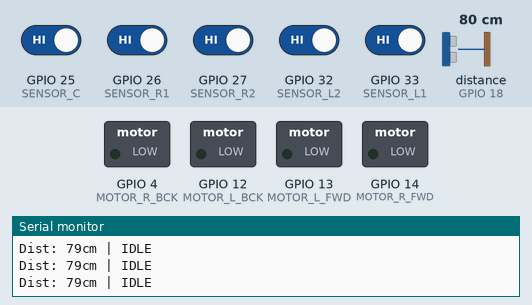
A sketch run on a simulated ESP32. Parts: switched loads named in the sketch (green lamp = pin HIGH), the last lines printed to the serial monitor. Wiring (inferred from the names in the program): ultrasonic range finder: trigger GPIO 5; echo GPIO 18. Dashed ring = blinking. Inputs (shaded band) come from the test bench; at power-on: GPIO 25 (SENSOR_C), GPIO 26 (SENSOR_R1), GPIO 27 (SENSOR_R2), GPIO 32 (SENSOR_L2), GPIO 33 (SENSOR_L1) HIGH, distance to the obstacle (sensor on GPIO 18) 80 cm. The echo pulse lasts 58.3 µs per cm; WiFi joins after 1.5 s; servers stay silent unless stated; no MQTT or app messages arrive unless stated; pins used as bus, display or sensor lines are not drawn.

Above: at 2.7 s.
2.8 s: GPIO 25 (SENSOR_C) driven LOW
At 3.31 s:
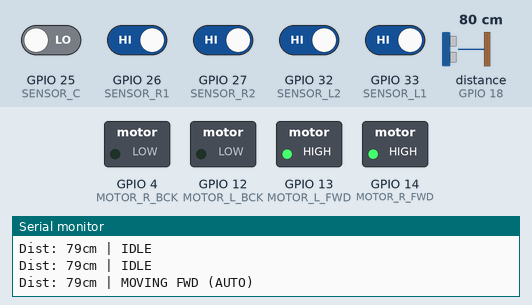
5.8 s: GPIO 26 (SENSOR_R1) driven LOW
At 6.9 s:
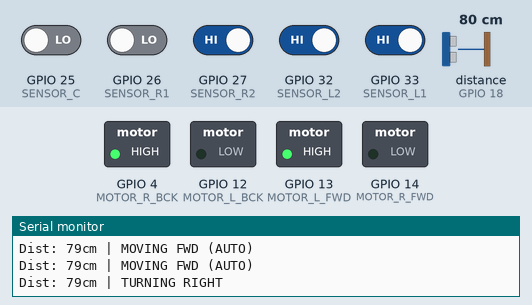
7.8 s: GPIO 33 (SENSOR_L1) driven LOW
At 8.7 s:
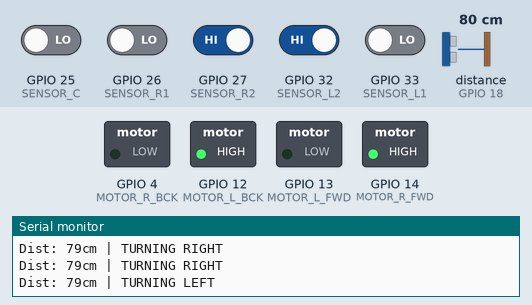
9.6 s: distance to the obstacle (sensor on GPIO 18) set to 23 cm
11.4 s: distance to the obstacle (sensor on GPIO 18) set to 18 cm
At 12.6 s:
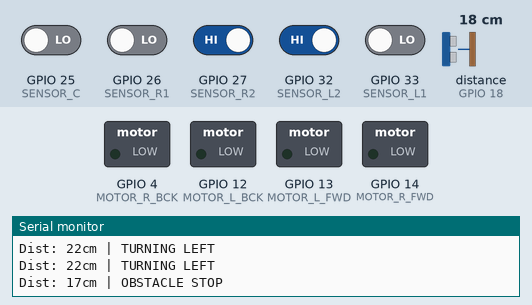
14.4 s: distance to the obstacle (sensor on GPIO 18) set to 35 cm
At 15.4 s:
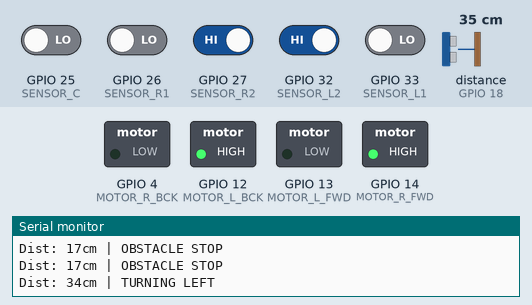
Timing chart, 0 to 17.3 s (numbered marks = the images above; inputs shaded):
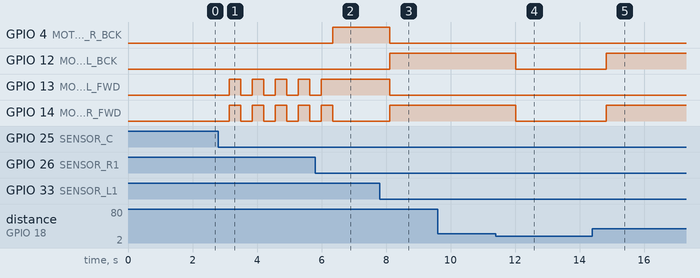

The sketch:

sketch.ino
```cpp
#include <WiFi.h>
#include <PubSubClient.h>

// --- 1. PIN DEFINITIONS ---
// Line Sensors (Inputs)
const int SENSOR_L2 = 32; // Far Left Button
const int SENSOR_L1 = 33; // Left Button
const int SENSOR_C  = 25; // Center Button
const int SENSOR_R1 = 26; // Right Button
const int SENSOR_R2 = 27; // Far Right Button

// Motor LEDs (Outputs)
const int MOTOR_L_FWD = 13; // Red LED
const int MOTOR_L_BCK = 12; // Red LED
const int MOTOR_R_FWD = 14; // Blue/Green LED
const int MOTOR_R_BCK = 4;  // Blue/Green LED

// Ultrasonic Sensor (Safety)
const int TRIG_PIN = 5;
const int ECHO_PIN = 18;

// --- 2. IOT CONFIGURATION ---
const char* ssid = "Wokwi-GUEST"; // Virtual WiFi for simulation
const char* password = "";
const char* mqtt_server = "broker.emqx.io"; // Faster Public Cloud Broker

WiFiClient espClient;
PubSubClient client(espClient);

// --- 3. GLOBAL VARIABLES ---
unsigned long lastMoveTime = 0; // For Power Management
bool powerSaveMode = false;

// Mock Hardware Status (Simulated for Rubric)
bool cameraActive = false;
bool gpsLocked = false;
String gpsCoords = "3.1412 N, 101.6869 E"; // Default Kuala Lumpur

// --- 4. HELPER FUNCTIONS ---

// Function to measure distance in cm
long getDistance() {
  digitalWrite(TRIG_PIN, LOW);
  delayMicroseconds(2);
  digitalWrite(TRIG_PIN, HIGH);
  delayMicroseconds(10);
  digitalWrite(TRIG_PIN, LOW);
  long duration = pulseIn(ECHO_PIN, HIGH);
  return duration * 0.034 / 2; // Convert speed of sound to cm
}

// Function to control Motor LEDs
void moveRobot(String dir) {
  // Reset all LEDs first
  digitalWrite(MOTOR_L_FWD, LOW); digitalWrite(MOTOR_L_BCK, LOW);
  digitalWrite(MOTOR_R_FWD, LOW); digitalWrite(MOTOR_R_BCK, LOW);

  if (dir == "FORWARD") {
    digitalWrite(MOTOR_L_FWD, HIGH); digitalWrite(MOTOR_R_FWD, HIGH);
  } else if (dir == "LEFT") {
    digitalWrite(MOTOR_L_BCK, HIGH); digitalWrite(MOTOR_R_FWD, HIGH); // Tank turn left
  } else if (dir == "RIGHT") {
    digitalWrite(MOTOR_L_FWD, HIGH); digitalWrite(MOTOR_R_BCK, HIGH); // Tank turn right
  } else if (dir == "STOP") {
    // Do nothing (all LOW)
  }
}

// --- 5. SETUP ---
void setup() {
  Serial.begin(115200);

  // Initialize Sensors with INTERNAL RESISTORS
  pinMode(SENSOR_L2, INPUT_PULLUP);
  pinMode(SENSOR_L1, INPUT_PULLUP);
  pinMode(SENSOR_C,  INPUT_PULLUP);
  pinMode(SENSOR_R1, INPUT_PULLUP);
  pinMode(SENSOR_R2, INPUT_PULLUP);

  pinMode(ECHO_PIN, INPUT);
  pinMode(TRIG_PIN, OUTPUT);

  // Initialize Motor LEDs
  pinMode(MOTOR_L_FWD, OUTPUT);
  pinMode(MOTOR_L_BCK, OUTPUT);
  pinMode(MOTOR_R_FWD, OUTPUT);
  pinMode(MOTOR_R_BCK, OUTPUT);

  // Connect to WiFi
  Serial.print("Connecting to WiFi");
  WiFi.begin(ssid, password);
  while (WiFi.status() != WL_CONNECTED) {
    delay(500);
    Serial.print(".");
  }
  Serial.println("\nWiFi Connected!");

  // Setup MQTT
  client.setServer(mqtt_server, 1883);

  // MOCK INITIALIZATION (Demonstrating Hardware Awareness)
  Serial.println("Initializing Camera Module... [OK]");
  cameraActive = true;

  Serial.println("Searching for GPS Satellites...");
  // In a real robot, we would wait here. For simulation, we assume immediate lock.
  gpsLocked = true;
  Serial.println("GPS Fix Acquired: " + gpsCoords);
}

// --- 6. MAIN LOOP ---
void loop() {
  // 1. MEASURE DISTANCE
  long distance = getDistance();

  // 2. READ BUTTONS
  bool c = (digitalRead(SENSOR_C) == LOW);
  bool l1 = (digitalRead(SENSOR_L1) == LOW);
  bool r1 = (digitalRead(SENSOR_R1) == LOW);
  bool l2 = (digitalRead(SENSOR_L2) == LOW);
  bool r2 = (digitalRead(SENSOR_R2) == LOW);

  // --- CRUISE CONTROL TOGGLE ---
  static bool cruiseControl = false;

  if (c) {
    cruiseControl = !cruiseControl;

    // Wake up immediately if turned on
    if (cruiseControl) {
      powerSaveMode = false;
      lastMoveTime = millis();
    }
    delay(300); // Debounce
  }
  // -----------------------------

  String status = "IDLE";

  // 3. DECIDE MOVEMENT (Priority: Obstacle -> Turns -> Forward)

  if (distance < 20) {
    // PRIORITY 1: SAFETY (Smart Pause)
    moveRobot("STOP");
    status = "OBSTACLE STOP";
    // Obstacle waiting is "active" time (waiting for pedestrians), so we reset timer
    lastMoveTime = millis();
  }
  else if (l1) {
    moveRobot("LEFT");
    status = "TURNING LEFT";
    lastMoveTime = millis(); // Reset Sleep Timer
    powerSaveMode = false;
  }
  else if (r1) {
    moveRobot("RIGHT");
    status = "TURNING RIGHT";
    lastMoveTime = millis();
    powerSaveMode = false;
  }
  else if (l2) {
    moveRobot("LEFT");
    status = "SHARP LEFT";
    lastMoveTime = millis();
    powerSaveMode = false;
  }
  else if (r2) {
    moveRobot("RIGHT");
    status = "SHARP RIGHT";
    lastMoveTime = millis();
    powerSaveMode = false;
  }
  else if (cruiseControl) {
    // PRIORITY 3: FORWARD (Auto)
    moveRobot("FORWARD");
    status = "MOVING FWD (AUTO)";
    lastMoveTime = millis();
    powerSaveMode = false;
  }
  else {
    // System is OFF (Manual Stop)
    moveRobot("STOP");
    status = "IDLE";
    // Do NOT reset timer here. If it stays IDLE > 10s, it sleeps.
  }

  // --- POWER MANAGEMENT LOGIC ---
  // If no movement for 10 seconds (10000ms), enter Sleep Mode
  if (millis() - lastMoveTime > 10000) {
    powerSaveMode = true;
    status = "SLEEP MODE (LOW PWR)";
    // In real hardware, we would call: esp_deep_sleep_start();
  }

  // 4. PRINT STATUS & IOT
  static unsigned long lastPrint = 0;
  if (millis() - lastPrint > 500) {
    Serial.println("Dist: " + String(distance) + "cm | " + status);
    lastPrint = millis();

    if (client.connected()) {
      // Create Robust JSON Payload with Mock Data
      // This matches what your React Dashboard expects
      String msg = "{";
      msg += "\"status\":\"" + status + "\",";
      msg += "\"distance\":" + String(distance) + ",";
      msg += "\"powerSave\":" + String(powerSaveMode ? "true" : "false") + ",";

      // Send Virtual Hardware Status to Dashboard
      msg += "\"gps\":\"" + String(gpsLocked ? "FIXED" : "SEARCHING") + "\",";
      msg += "\"cam\":\"" + String(cameraActive ? "REC" : "OFF") + "\"";

      msg += "}";

      client.publish("CDE2243/Robot/Data", msg.c_str());
    }
  }

  if (!client.connected()) {
     // Silent reconnect attempts (avoids crashing loop)
     if (client.connect("ESP32_Student_Robot")) {}
  }
  client.loop();
  delay(50);
}
```

Measured:
- the behaviour switches between 21 and 20 cm on distance to the obstacle (sensor on GPIO 18) (found by bisection; images 3 and 4)
- after the input at 2.8 s, GPIO 13 (MOTOR_L_FWD), GPIO 14 (MOTOR_R_FWD): alternates HIGH for 0.36 s and LOW for 0.36 s, starting after 0.34 s
- after the input at 5.8 s, GPIO 4 (MOTOR_R_BCK): LOW → HIGH after 0.54 s; GPIO 13 (MOTOR_L_FWD): goes on until 6.0 s, then stays HIGH; GPIO 14 (MOTOR_R_FWD): goes on until 6.3 s, then stays LOW
- after the input at 7.8 s, GPIO 4 (MOTOR_R_BCK), GPIO 13 (MOTOR_L_FWD): HIGH → LOW after 0.32 s; GPIO 12 (MOTOR_L_BCK), GPIO 14 (MOTOR_R_FWD): LOW → HIGH after 0.32 s
- after the input at 11.4 s, GPIO 12 (MOTOR_L_BCK), GPIO 14 (MOTOR_R_FWD): HIGH → LOW after 0.61 s
- after the input at 14.4 s, GPIO 12 (MOTOR_L_BCK), GPIO 14 (MOTOR_R_FWD): LOW → HIGH after 0.43 s
